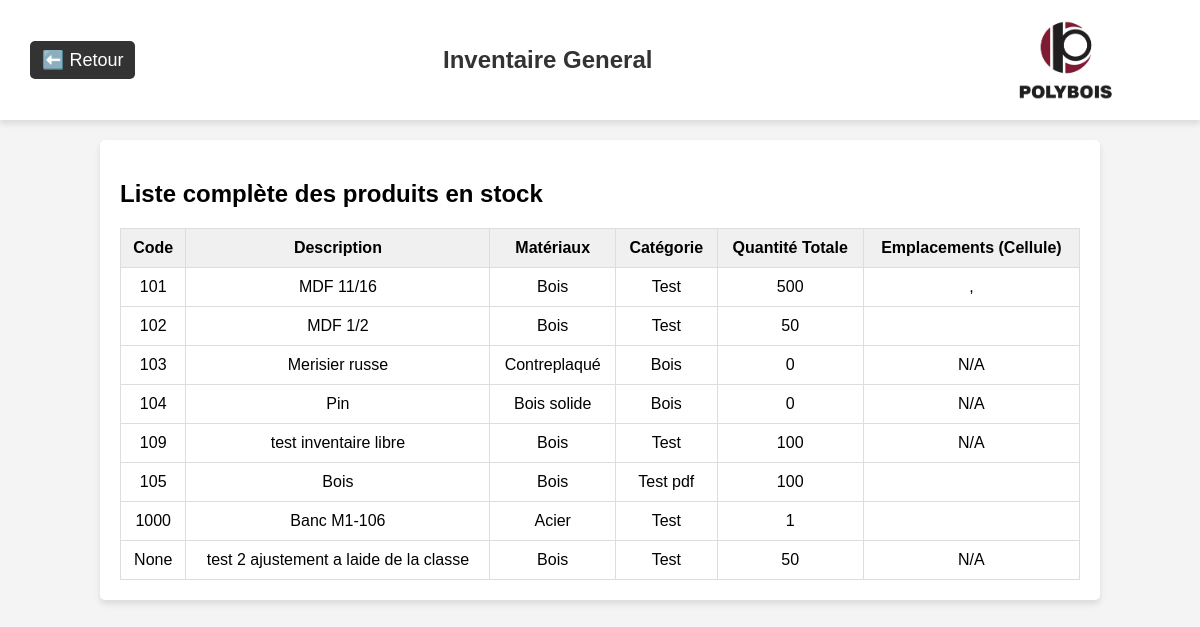
/inventaire/general, run on an earlier commit of the app's database.
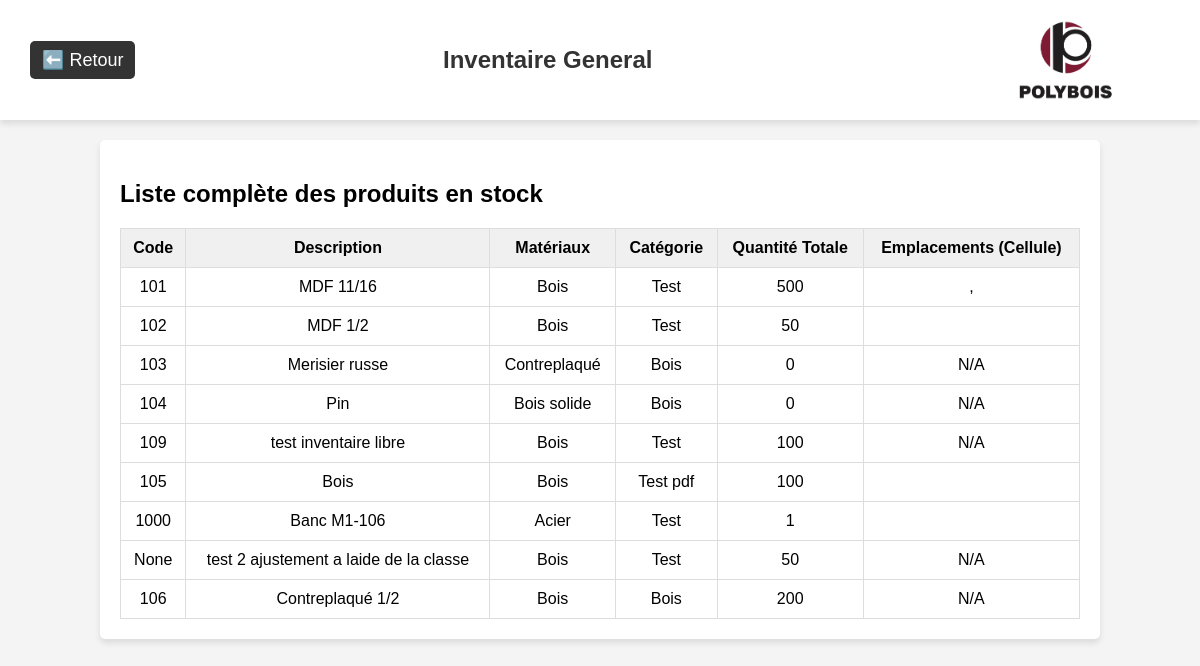
And on a later commit of the database.
### app/models/produit.py (models this page shows, shortened)
class Produit(db.Model):
    __tablename__ = 'produit'
    id = db.Column(db.Integer, primary_key=True)
    code = db.Column(db.String(50), unique=True, nullable=True)
    description = db.Column(db.String(255))
    materiaux = db.Column(db.String(100))
    categorie = db.Column(db.String(100))
    quantite = db.Column(db.Integer, default=0)
    projets_associes = db.relationship("ProduitProjet", back_populates="produit", cascade="all, delete-orphan")
    lignes_achat = db.relationship("LigneAchat", back_populates="produit", cascade="all, delete-orphan")
    stocks = db.relationship("Stock", back_populates="produit", cascade="all, delete-orphan")
    lignes_commande = db.relationship("LigneCommandeProduction", back_populates="produit", cascade="all, delete-orphan")

### app/models/associations.py (models this page shows, shortened)
class Stock(db.Model):
    __tablename__ = 'stock'
    id = db.Column(db.Integer, primary_key=True)
    quantite = db.Column(db.Integer, default=0)
    produit_id = db.Column(db.Integer, db.ForeignKey('produit.id'), nullable=False)
    emplacement_id = db.Column(db.Integer, db.ForeignKey('emplacement.id'), nullable=False)
    achat_id = db.Column(db.Integer, db.ForeignKey('achat.id'), nullable=True)  # ⚠️ ici au bon endroit
    produit = db.relationship("Produit", back_populates="stocks")
    emplacement = db.relationship("Emplacement", back_populates="stocks")
    achat = db.relationship("Achat")

### app/routes/inventaire_routes.py (the view)
@inventaire_bp.route("/general")
def inventaire_general():
    produits = Produit.query.all()
    return render_template("inventaire_general.html", produits=produits)

### app/templates/inventaire_general.html (shortened to what this page needs)
<!DOCTYPE html>
<html lang="fr">
<head>
</head>
<body>
  <header>
    <a class="return-link" href="/inventaire">⬅️ Retour</a>
    <h1 class="module-title">Inventaire General</h1>
    <img class="logo-polybois" src="{{ url_for('static', filename='images/logo.png') }}" alt="Logo Polybois">
  </header>
  <div class="container">
    <h2>Liste complète des produits en stock</h2>
    <table>
      <thead>
        <tr>
          <th>Code</th>
          <th>Description</th>
          <th>Matériaux</th>
          <th>Catégorie</th>
          <th>Quantité Totale</th>
          <th>Emplacements (Cellule)</th>
        </tr>
      </thead>
      <tbody>
        {% for produit in produits %}
          <tr>
            <td>{{ produit.code }}</td>
            <td>{{ produit.description }}</td>
            <td>{{ produit.materiaux }}</td>
            <td>{{ produit.categorie }}</td>
            <td>{{ produit.quantite }}</td>
            <td>
              {% if produit.stocks %}
                {% for stock in produit.stocks %}
                  {{ stock.cellule }}{% if not loop.last %}, {% endif %}
                {% endfor %}
              {% else %}
                N/A
              {% endif %}
            </td>
          </tr>
        {% endfor %}
      </tbody>
    </table>
  </div>
</body>
</html>

### app/templates/inventaire_general.html (style rules this page uses)
body { font-family: Arial, sans-serif; background-color: #f4f4f4; margin: 0; padding: 0; }
header { background-color: white; padding: 10px 30px; display: flex; justify-content: space-between; align-items: center; height: 100px; box-shadow: 0px 4px 6px rgba(0, 0, 0, 0.1); }
.return-link { text-decoration: none; font-size: 18px; color: white; background-color: #333; padding: 8px 12px; border-radius: 5px; }
.module-title { font-size: 24px; color: #333; flex-grow: 1; text-align: center; }
.logo-polybois { height: 120px; }
.container { margin: 20px auto; width: 80%; background: white; padding: 20px; border-radius: 5px; box-shadow: 0 4px 6px rgba(0, 0, 0, 0.1); }
table { width: 100%; border-collapse: collapse; margin-top: 20px; }
th, td { padding: 10px; border: 1px solid #ddd; text-align: center; }
th { background-color: #f0f0f0; }

What changed in the data, as far as the page shows it:
added Produit: code "106", description "Contreplaqué 1/2", materiaux "Bois", categorie "Bois", quantite "200", shows "N/A"
